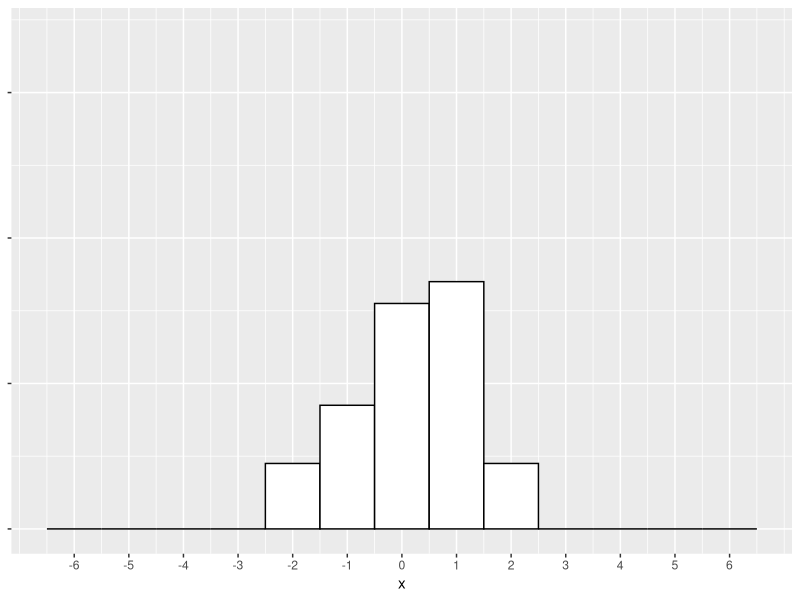
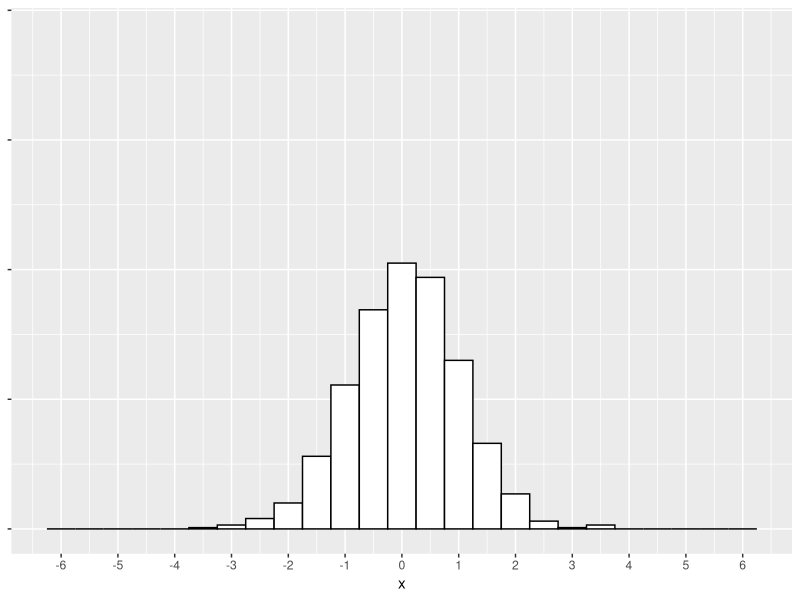
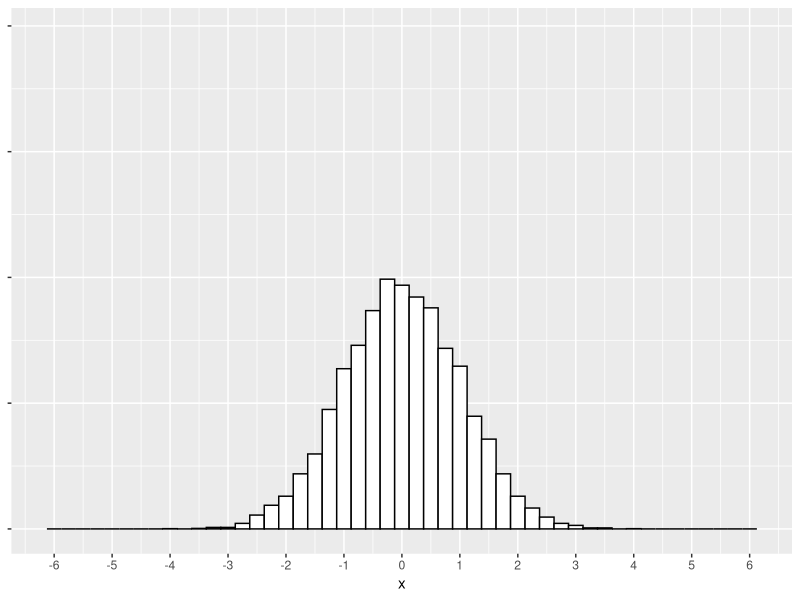
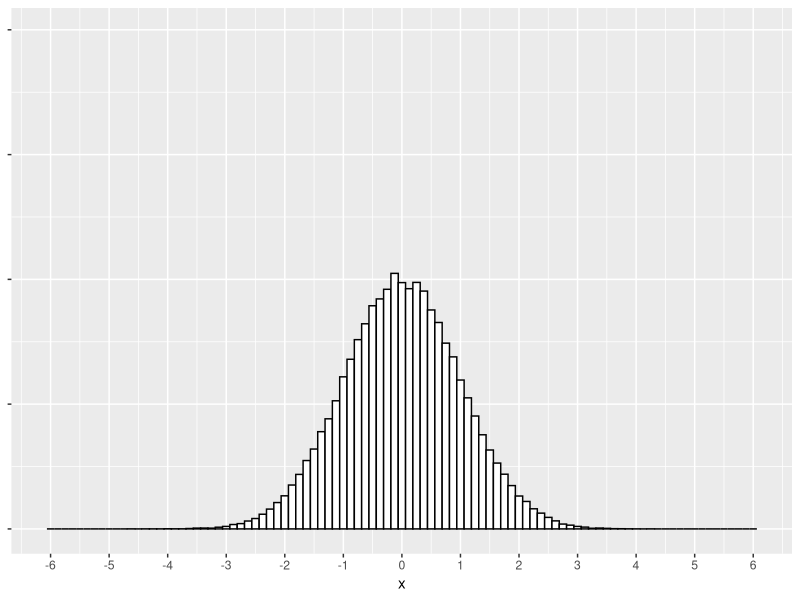
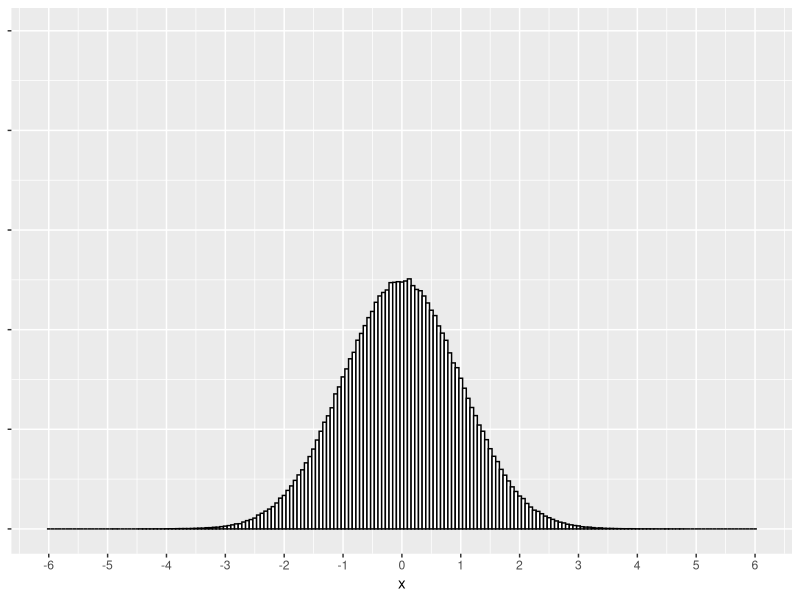
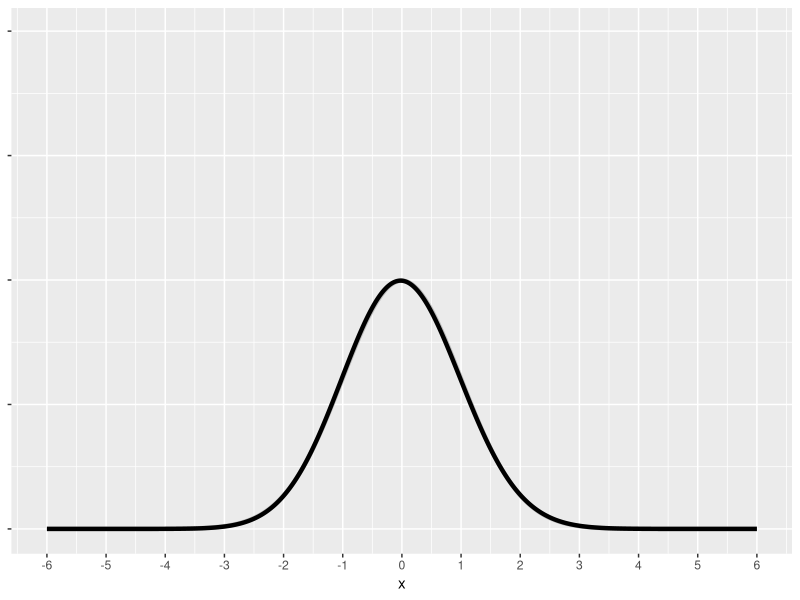
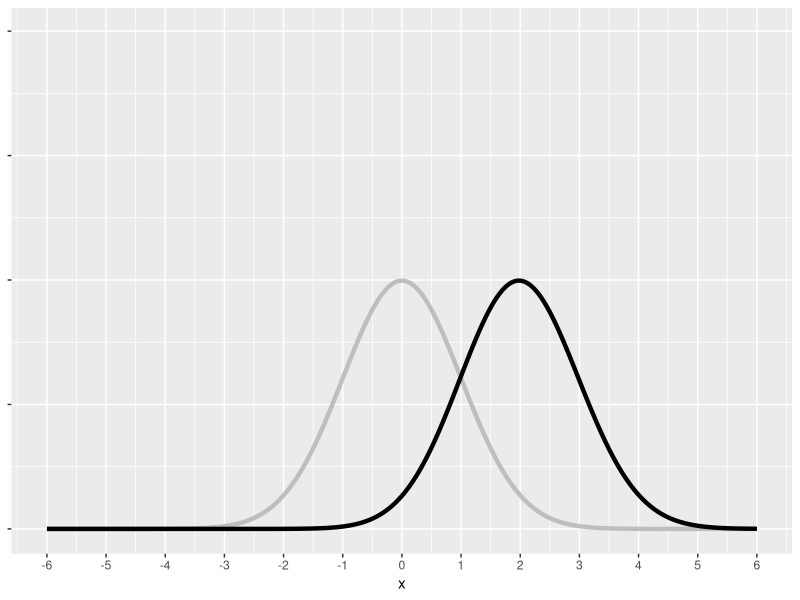
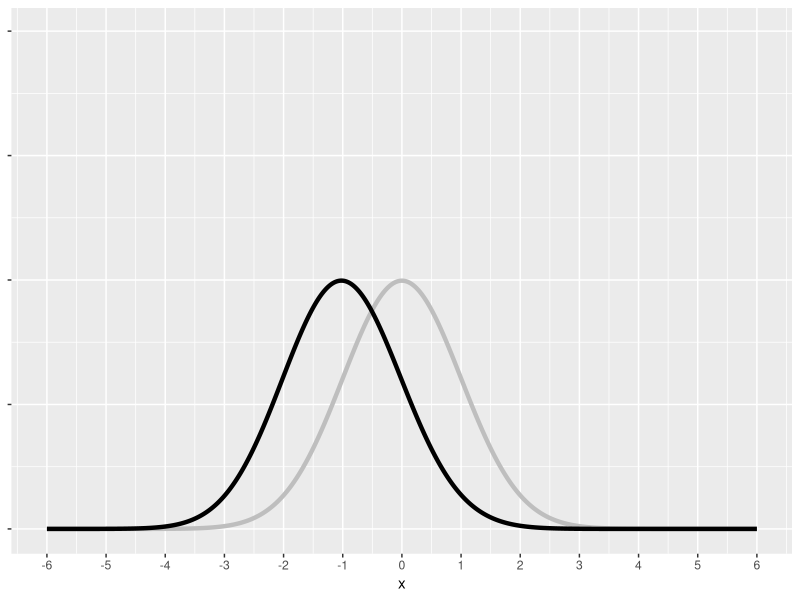

These figures' R source, in order:
## ---- chunk 1
suppressMessages(suppressWarnings(library(ggplot2)))
hn <- function(n, m) {
  ymax <- n*(pnorm(m)-pnorm(-m))
  x <- rnorm(n)
  ggplot(data.frame(x), aes(x)) +
    geom_histogram(
        binwidth=m,
        center=0,
        fill="white",
        color="black") + 
    expand_limits(x=c(-6, 6)) +
    expand_limits(y=ymax) +
    scale_x_continuous(breaks=-6:6) +
    scale_y_continuous(name=NULL, labels=NULL)
}
n <- 100
m <- 1
## ---- chunk 2
hn(n, m)
n <- 10*n
m <- m/2
## ---- chunk 3
hn(n, m)
n <- 10*n
m <- m/2
## ---- chunk 4
hn(n, m)
n <- 10*n
m <- m/2
## ---- chunk 5
hn(n, m)
n <- 10*n
m <- m/2
## ---- chunk 6
hn(n, m)
n <- 10*n
m <- m/2
## ---- chunk 7
dn <- function(mu, sigma, k=2000) {
  # A gamma with a large shape parameter is almost
  # identical to a normal distribution.
  x <- seq(-6, 6, length=1000)
  y <- dnorm(x, mu, sigma)
  y <- dgamma(x-mu+sqrt(k)*sigma, k, sqrt(k)/sigma)
  z <- dnorm(x, 0, 1)
  ymax <- dnorm(0, 0, 0.5)
  ggplot(data.frame(x, y, z), aes(x, z)) +
    geom_line(color="gray", linewidth=1.5) +
    geom_line(aes(x, y), color="black", linewidth=1.5) +
    expand_limits(y=ymax) +
    scale_x_continuous(breaks=-6:6) +
    scale_y_continuous(name=NULL, labels=NULL)
}
mu <- 0
sigma <- 1
## ---- chunk 8
dn(mu, sigma)
mu <- 2
## ---- chunk 9
dn(mu, sigma)
mu <- -1
## ---- chunk 10
dn(mu, sigma)
mu <- 0
sigma=2
## ---- chunk 11
dn(mu, sigma)
mu <- 0
sigma=0.5
## ---- chunk 12
dn(mu, sigma)
## ---- chunk 13
mu <- 0
sigma <- 1
dn(mu, sigma, k=5)
## ---- chunk 14
x0 <- c(-1,  1)
x1 <- c(-1,  1)
y0 <- c(-3, -3)
y1 <- c( 3,  3)
d <- data.frame(x0, x1, y0, y1)
ggplot(d, aes(x=x0, xend=x1, y=y0, yend=y1)) +
  geom_segment() +
  geom_point(x=-2.8, y=-3.0) +
  geom_point(x=-2.4, y=-2.8) +
  geom_point(x=-2.0, y=-2.6) +
  geom_point(x=-1.6, y=-2.4) +
  scale_x_continuous(breaks=NULL) +
  expand_limits(x=c(-3, 3)) +
  xlab("Data") +
  ylab("Evenly spaced percentiles") + 
  scale_y_continuous(breaks=NULL)
## ---- chunk 15
x0 <- c(-1,  1)
x1 <- c(-1,  1)
y0 <- c(-3, -3)
y1 <- c( 3,  3)
d <- data.frame(x0, x1, y0, y1)
ggplot(d, aes(x=x0, xend=x1, y=y0, yend=y1)) +
  geom_segment() +
  geom_point(y=-2.8, x=-2.3) +
  geom_point(y=-2.0, x=-2.1) +
  geom_point(y=-1.4, x=-1.9) +
  geom_point(y=-0.8, x=-1.7) +
  scale_x_continuous(breaks=NULL) +
  expand_limits(x=c(-3, 3)) +
  xlab("Data") +
  ylab("Evenly spaced percentiles") + 
  scale_y_continuous(breaks=NULL)
## ---- chunk 16
x0 <- c(-1,  1)
x1 <- c(-1,  1)
y0 <- c(-3, -3)
y1 <- c( 3,  3)
d <- data.frame(x0, x1, y0, y1)
ggplot(d, aes(x=x0, xend=x1, y=y0, yend=y1)) +
  geom_segment() +
  geom_point(x= 2.8, y= 3.0) +
  geom_point(x= 2.4, y= 2.8) +
  geom_point(x= 2.0, y= 2.6) +
  geom_point(x= 1.6, y= 2.4) +
  scale_x_continuous(breaks=NULL) +
  expand_limits(x=c(-3, 3)) +
  xlab("Data") +
  ylab("Evenly spaced percentiles") + 
  scale_y_continuous(breaks=NULL)
## ---- chunk 17
x0 <- c(-1,  1)
x1 <- c(-1,  1)
y0 <- c(-3, -3)
y1 <- c( 3,  3)
d <- data.frame(x0, x1, y0, y1)
ggplot(d, aes(x=x0, xend=x1, y=y0, yend=y1)) +
  geom_segment() +
  geom_point(y= 2.8, x= 2.3) +
  geom_point(y= 2.0, x= 2.1) +
  geom_point(y= 1.4, x= 1.9) +
  geom_point(y= 0.8, x= 1.7) +
  scale_x_continuous(breaks=NULL) +
  expand_limits(x=c(-3, 3)) +
  xlab("Data") +
  ylab("Evenly spaced percentiles") + 
  scale_y_continuous(breaks=NULL)
## ---- chunk 18
n <- 20
x <- rgamma(n, 0.5)
y <- rep(1, n)
ggplot(
    data.frame(x, y),
    aes(x, y)) +
  geom_point(size=5, stroke=1.5, shape=21) +
  expand_limits(y=c(0, 2)) +
  theme_minimal() + 
  xlab(" ") +
  ylab(" ") +
  scale_y_continuous(breaks=NULL)
## ---- chunk 19
x <- 1000*c(
   40,  60,  70,  80, 100,
   60, 120, 150, 180, 240,
  200, 400, 500, 600, 800)
b <- 100000*(0:8)
c <- c(
    "$0",
     paste(
         "$",
         format(b[-1],
         big.mark=",",
         scientific=FALSE)))
g <- rep(1:3, each=5)
ggplot(
    data.frame(x, g),
    aes(x, group=g)) +
  geom_boxplot() +
  theme_minimal() +
  scale_x_continuous(
      breaks=b,
      labels=c) +
  scale_y_continuous(breaks=NULL) +
  expand_limits(x=0)
